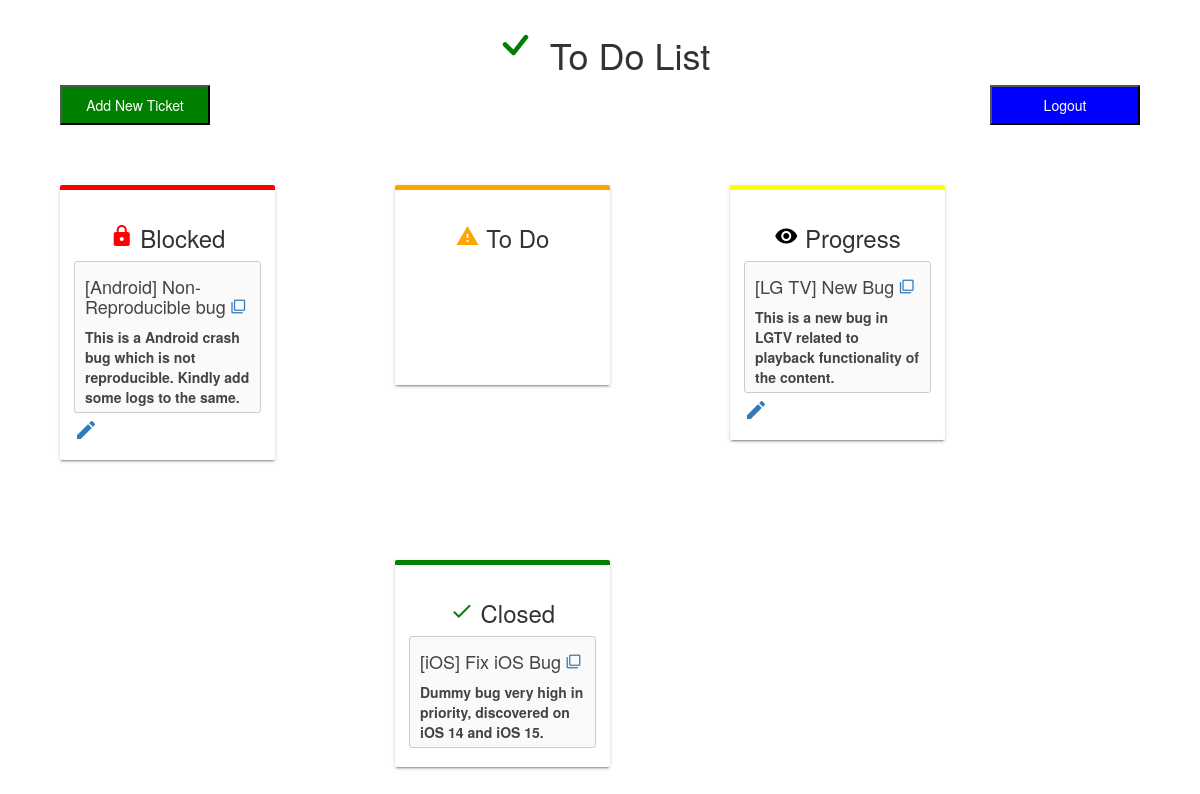
The app's page /dashboard, older data.
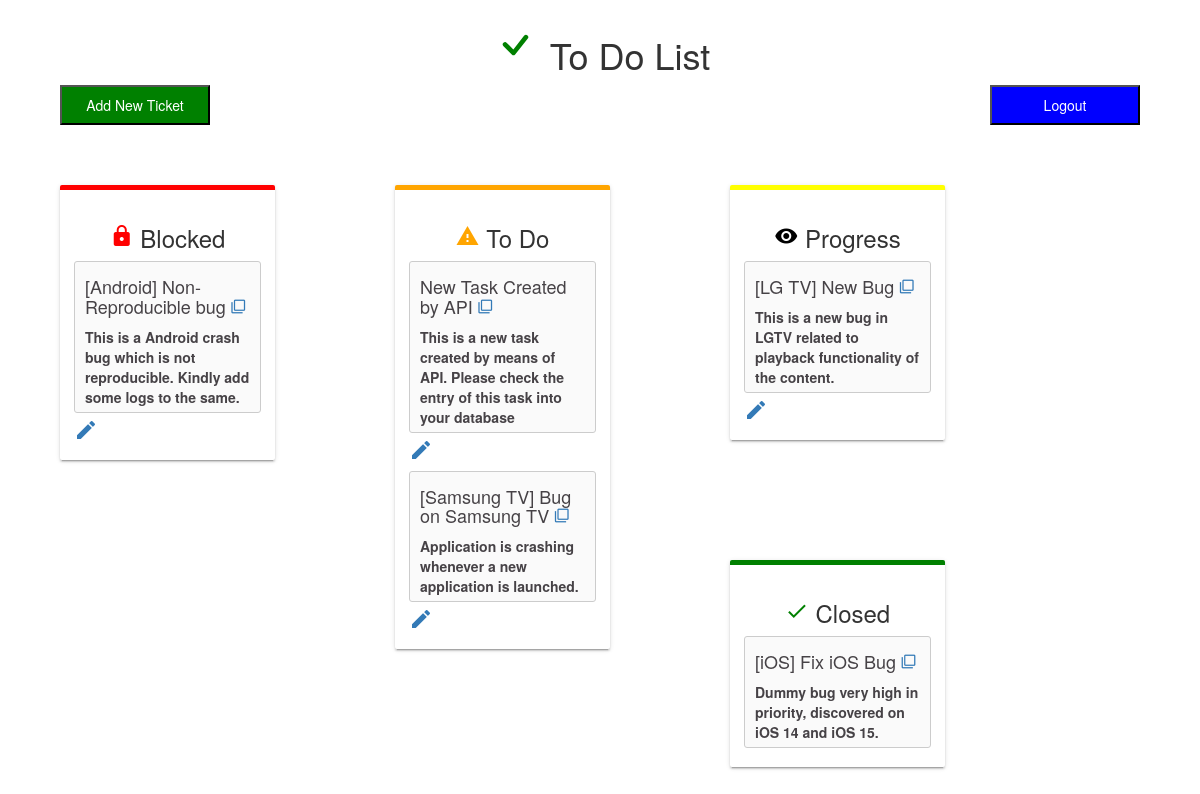
The same page, newer data.
### application/models.py (models this page shows)
class Tasks(db.Model):
    __tablename__ = 'tasks'
    id = db.Column(db.Integer, autoincrement=True, primary_key = True, nullable = False)
    summary = db.Column(db.String, nullable = False)
    description = db.Column(db.String)
    status = db.Column(db.String, nullable = False)

### application/controllers.py (the view)
@app.route("/dashboard", methods=["GET", "POST"])
def kanban_home_page():
    blocked_tasks = Tasks.query.filter(Tasks.status == 'blocked')
    pending_tasks = Tasks.query.filter(Tasks.status == 'pending')
    progress_tasks = Tasks.query.filter(Tasks.status == 'progress')
    closed_tasks = Tasks.query.filter(Tasks.status == 'completed')
    return render_template("homepage.html",blocked_tasks = blocked_tasks, pending_tasks = pending_tasks, progress_tasks = progress_tasks, closed_tasks = closed_tasks)

### templates/homepage.html (shortened to what this page needs)
<!DOCTYPE html>
<html>
    <head>
        <link rel="stylesheet" href="{{ url_for('static', filename='index_styles.css') }}"/>
        <link rel="stylesheet" href="https://maxcdn.bootstrapcdn.com/bootstrap/3.4.1/css/bootstrap.min.css">
    </head>
    <body>
        <div class="text-center">
            <h1>
                <svg xmlns="http://www.w3.org/2000/svg" width="50" height="50" fill="green" class="bi bi-check" viewBox="0 0 16 16">
                    <path d="M10.97 4.97a.75.75 0 0 1 1.07 1.05l-3.99 4.99a.75.75 0 0 1-1.08.02L4.324 8.384a.75.75 0 1 1 1.06-1.06l2.094 2.093 3.473-4.425a.267.267 0 0 1 .02-.022z"/>
                  </svg>
                  To Do List
            </h1>
        </div>
        <div class="new_button" style="padding-right: 5%;">
            <a href="{{url_for('login_page')}}">
                <button type="button" style="background-color: blue;color:white;width:150px;
                        height:40px; margin-left: 5%; margin-bottom: 0%; float: right;">Logout
                </button>
            </a>
        </div>
        <div class="new_button">
            <a href="{{url_for('new_ticket_page')}}">
                <button type="button" style="background-color: green;color:white;width:150px;
                        height:40px; margin-left: 5%; margin-bottom: 0%;">Add New Ticket
                </button>
            </a>
        </div>
        <div>
            <ol style="width:10%; float:left;" class="kanban blocked">
                <h3 style="text-align:center">
                    <i class="material-icons" style="color: red;">lock</i>
                    Blocked
                </h3>
                {% for b_task in blocked_tasks %}
                <form method="POST">
                    <li class="item" id= "{{b_task['id']}}">
                        <h4>{{ b_task["summary"] }}
                            <a href="/details/{{b_task['id']}}"> <i class="material-icons" style="font-size: 15px;">filter_none</i></a>
                        </h4>
                        <div class="text" contenteditable="false">
                            {{ b_task["description"] }}
                        </div>
                    </li>
                        <div class="actions">
                            <a href="/update/{{b_task['id']}}"><i class="material-icons">edit</i></a>
                        </div>
                </form>
                {% endfor %}
            </ol>
            <ol style="width:10%; float:left;" class="kanban to-do">
                <h3 style="text-align:center">
                    <i class="material-icons" style="color: orange;">warning</i>
                    To Do
                </h3>
                {% for pending_task in pending_tasks %}
                <li class="item" id= "{{pending_task['id']}}">
                    <h4>{{ pending_task["summary"] }}
                        <a href="/details/{{pending_task['id']}}"> <i class="material-icons" style="font-size: 15px;">filter_none</i></a>
                    </h4>
                    <div class="text" contenteditable="false">
                        {{ pending_task["description"] }}
                    </div>
                </li>
                    <div class="actions">
                        <a href="/update/{{pending_task['id']}}"><i class="material-icons">edit</i></a>
                    </div>
                {% endfor %}
            </ol>
            <ol style="width:10%; float:left;" class="kanban progress">
                <h3 style="text-align:center">
                    <i class="material-icons" style="color: black;">visibility</i>
                    Progress
                </h3>
                {% for progress_task in progress_tasks %}
                <li class="item" id= "{{progress_tasks['id']}}">
                    <h4>{{ progress_task["summary"] }}
                        <a href="/details/{{progress_task['id']}}"> <i class="material-icons" style="font-size: 15px;">filter_none</i></a>
                    </h4>
                    <div class="text" contenteditable="false">
                        {{ progress_task["description"] }}
                    </div>
                </li>
                    <div class="actions">
                        <a href="/update/{{progress_task['id']}}"> <i class="material-icons">edit</i></a>
                    </div>
                {% endfor %}
            </ol>
            <ol style="width:10%; float:left;" class="kanban closed">
                <h3 style="text-align:center">
                    <i class="material-icons" style="color: green;">check</i>
                    Closed
                </h3>
                {% for c_task in closed_tasks %}
                <li class="item" id= "{{c_task['id']}}">
                    <h4>{{ c_task["summary"] }}
                        <a href="/details/{{c_task['id']}}"><i class="material-icons" style="font-size: 15px;">filter_none</i></a>
                    </h4>
                    <div class="text" contenteditable="false">
                        {{ c_task["description"] }}
                    </div>
                {% endfor %}
            </ol>
         </div>
    </body>
</html>

### static/index_styles.css (style rules this page uses)
ol { list-style-type: none; margin: 0; padding: 0; display: inline-block; *display: inline; zoom: 1 }
ol.kanban { width: 20%; height: auto; margin: 5%; max-width: 500px; min-width: 215px; display: inline-block; vertical-align: top; box-shadow: 0 2px 2px 0 rgb(0 0 0 / 14%), 0 3px 1px -2px rgb(0 0 0 / 20%), 0 1px 5px 0 rgb(0 0 0 / 12%); flex-direction: column; min-height: 200px; z-index: 1; position: relative; background: #fff; padding: 1em; border-radius: 2px; }
ol.kanban.blocked { border-top: 5px solid #FF0000; }
ol.kanban.to-do { border-top: 5px solid orange; }
ol.kanban.progress { border-top: 5px solid yellow; }
ol.kanban.closed { border-top: 5px solid green; }
.item { display: block; margin: 5px 0; padding: 5px 10px; color: rgb(70, 66, 70); text-decoration: none; font-weight: bold; border: 1px solid #ccc; background: #fafafa; -webkit-border-radius: 3px; border-radius: 3px; box-sizing: border-box; -moz-box-sizing: border-box; }

Row changes from the older to the newer data that the page shows:
added Tasks: summary "New Task Created by API", description "This is a new task created by means of API. Please check the entry of this task into your database", shown under "To Do"
added Tasks: summary "[Samsung TV] Bug on Samsung TV", description "Application is crashing whenever a new application is launched.", shown under "To Do"
